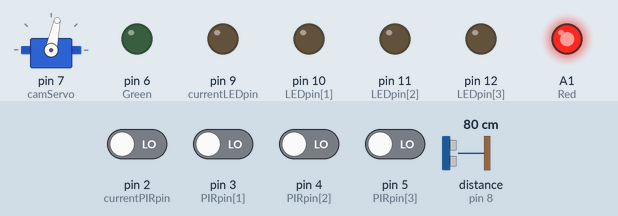
The sketch below on a simulated Arduino Uno, built with avr-gcc and run on an emulated ATmega328P. On the bench: servo, output pins drawn as LEDs (lit = HIGH). Inputs (shaded band) come from the test bench; at power-on: pin 2 (currentPIRpin), pin 3 (PIRpin[1]), pin 4 (PIRpin[2]), pin 5 (PIRpin[3]) LOW, distance to the obstacle (sensor on pin 8) 80 cm. The echo pulse lasts 58.3 µs per cm; pins used as bus, display or sensor lines are not drawn; what the sketch prints to the serial monitor is not drawn.

Above: at 16.2 s.
16.3 s: distance to the obstacle (sensor on pin 8) set to 10 cm
17.8 s: distance to the obstacle (sensor on pin 8) set to 7 cm
At 19.0 s:
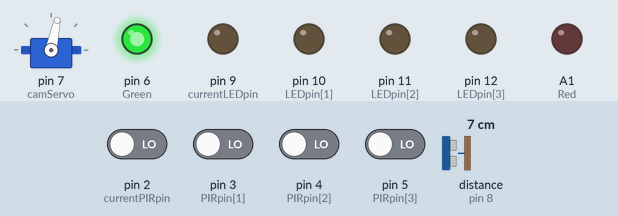
19.3 s: pin 2 (currentPIRpin) driven HIGH
At 20.1 s:
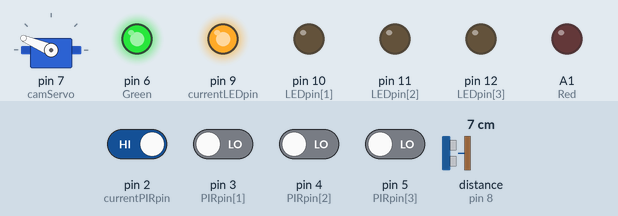
20.8 s: pin 3 (PIRpin[1]) driven HIGH
At 21.2 s:
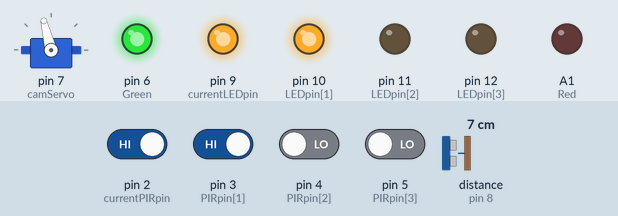
22.3 s: pin 4 (PIRpin[2]) driven HIGH
At 23.5 s:
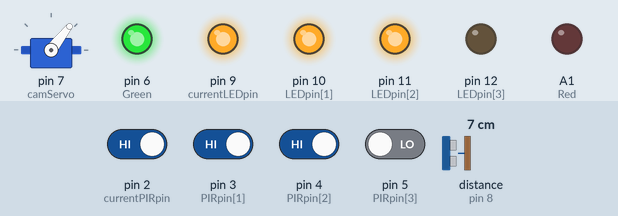
23.8 s: pin 5 (PIRpin[3]) driven HIGH
At 24.7 s:
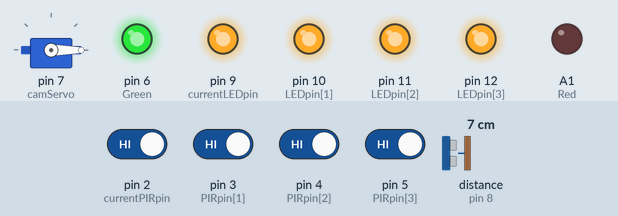
Timing chart, 0 to 26.3 s (numbered marks = the images above; inputs shaded):
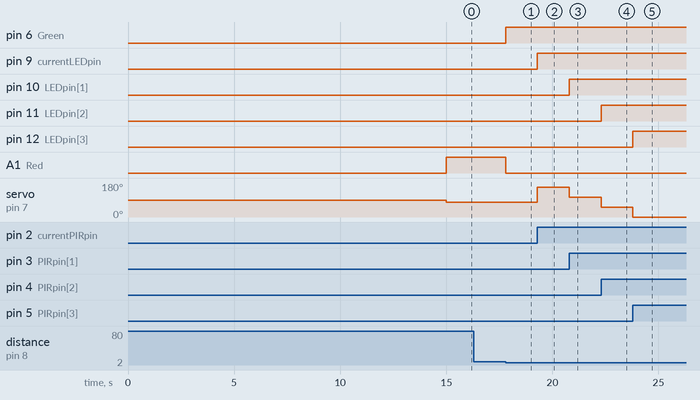

The sketch:

JS_Motor.ino
```cpp
/*************************************************
*** PIR Motion Sensor Servo Motor Mount ***
*************************************************/

// Servor motor
#include <Servo.h>
Servo camServo; // servo motor camera is mounted on
int currentPIRposition = 0; // set current angle of servo

// LED status lights
int LEDpin[] = {9, 10, 11, 12}; // LED pin numbers
int currentLEDpin = 9; // the current LED pin; begin with the first in the sequence above

// PIR sensors
int PIRpin[] = {2, 3, 4, 5}; // PIR pin numbers
int currentPIRpin = 2; // the current PIR pin; begin with the first in the sequence above
int PIRprevState[] = {1, 1, 1, 1}; // the previous state of the PIR (0 = LOW, 1 = HIGH)
int PIRposition[] = {157, 104.6, 52.3, 0}; // assign angles for servo motor (0-157 distributed equally between 5 PIR sensors)
boolean PIRstatus; // Set status of PIR sensor as either true or false

// Ultrasonic Sensor
#define trigPin 13
#define echoPin 8

// Ultrasonic Sensor LED Lights
#define Green 6
#define Red A1

///// SETUP //////////////////////////////////////
void setup()  {

  Serial.begin(9600);
  pinMode(trigPin, OUTPUT);
  pinMode(echoPin, INPUT);
  pinMode(Green, OUTPUT);
  pinMode(Red, OUTPUT);
  camServo.attach(7); // assign servo pin

  for (int p = 0; p < 4; p++)  { // set all PIR sensors as INPUTS
    pinMode(PIRpin[p], INPUT);
  } // end 'p' for

  for (int l = 0; l < 4; l++)  { // set all LEDs as OUTPUTS
    pinMode(LEDpin[l], OUTPUT);
  } // end 'l' for

  /////// CALIBRATE PIR SENSORS ///////
  Serial.print("Calibrating PIR Sensors ");
  for (int c = 0; c < 15; c++) { // calibrate PIR sensors for 15 seconds (change from 10-60 sec depending on your sensors)
    Serial.print(".");
    delay(1000); // wait 1 second
  } // end calibration for
  Serial.println("PIR Sensors Ready");

  camServo.write(78.5); // move the servo to the center position to begin

} // end setup


///// MAIN LOOP //////////////////////////////////
void loop()  {
  long duration, distance;

  for (int PIR = 0; PIR < 4; PIR++) { // start this loop for each PIR sensor
    currentPIRpin = PIRpin[PIR]; // set current PIR pin to current number in 'for' loop
    currentLEDpin = LEDpin[PIR]; // set current LED pin to current number in 'for' loop
    PIRstatus = digitalRead(currentPIRpin);

    if (PIRstatus == HIGH) { // if motion is detected on current PIR sensor
      digitalWrite(currentLEDpin, HIGH); // turn corresponding LED on
      if (PIRprevState[PIR] == 0) { // if PIR sensor's previous state is LOW
        if (currentPIRposition != currentPIRpin && PIRprevState[PIR] == 0) { // if high PIR is different than current position PIR then move to new position
          camServo.write(PIRposition[PIR]);
          //Serial.print("Current angle : ");
          //Serial.println(PIRposition[PIR]);
          delay(50);
          currentPIRposition = currentPIRpin; // reset current PIR position to active [PIR] pin
          PIRprevState[PIR] = 1; // set previous PIR state to HIGH
        }
        PIRprevState[PIR] = 1; // set previous PIR state to HIGH if the current position is the same as the current PIR pin
      } // end PIRprevState if
    } // end PIRstatus if

    else  { //
      digitalWrite(currentLEDpin, LOW);  //the led visualizes the sensors output pin state
      PIRprevState[PIR] = 0;   // set previous PIR state to LOW
    } // end else

  } // end [PIR] for loop

  digitalWrite(trigPin, LOW);  // Added this line
  delayMicroseconds(2); // Added this line
  digitalWrite(trigPin, HIGH);
  //  delayMicroseconds(1000); - Removed this line
  delayMicroseconds(10); // Added this line
  digitalWrite(trigPin, LOW);
  duration = pulseIn(echoPin, HIGH);
  distance = (duration / 2) / 29.1;
  if (distance <= 8) {  // This is where the LED On/Off happens
    digitalWrite(Green, HIGH); // When the Green condition is met, the Red LED should turn off
    digitalWrite(Red, LOW);
  } else {
    digitalWrite(Green, LOW);
    digitalWrite(Red, HIGH);
    Serial.println("LOW");
  }

  if (distance >= 200 || distance <= 0) {
    //Serial.println("Out of range");
  }
  else {
    //Serial.print(distance);
    //Serial.println(" cm");
  }
} // end main loop
```

Measured:
- the behaviour switches between 9 and 8 cm on distance to the obstacle (sensor on pin 8) (found by bisection; images 0 and 1)
- after the input at 16.3 s, every drawn part: stays the same
- after the input at 17.8 s, pin 6 (Green): LOW → HIGH at once; A1 (Red): HIGH → LOW at once
- after the input at 19.3 s, pin 9 (currentLEDpin): LOW → HIGH at once; servo on pin 7 (camServo): 78° → 157° at once
- after the input at 20.8 s, pin 10 (LEDpin[1]): LOW → HIGH at once; servo on pin 7 (camServo): 157° → 104° at once
- after the input at 22.3 s, pin 11 (LEDpin[2]): LOW → HIGH at once; servo on pin 7 (camServo): 104° → 52° at once
- after the input at 23.8 s, pin 12 (LEDpin[3]): LOW → HIGH at once; servo on pin 7 (camServo): 52° → 0° at once
